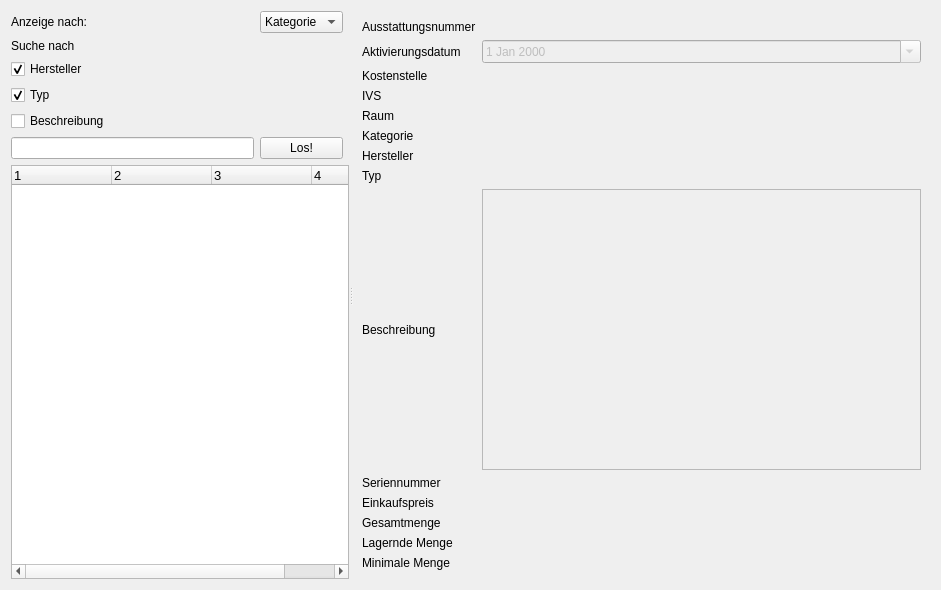
<?xml version="1.0" encoding="UTF-8"?>
<ui version="4.0">
 <class>rscmgmt</class>
 <widget class="QWidget" name="rscmgmt">
  <property name="geometry">
   <rect>
    <x>0</x>
    <y>0</y>
    <width>941</width>
    <height>590</height>
   </rect>
  </property>
  <property name="windowTitle">
   <string>Form</string>
  </property>
  <layout class="QGridLayout" name="gridLayout_2">
   <item row="0" column="0">
    <widget class="QSplitter" name="splitter">
     <property name="orientation">
      <enum>Qt::Horizontal</enum>
     </property>
     <widget class="QWidget" name="widget" native="true">
      <property name="focusPolicy">
       <enum>Qt::StrongFocus</enum>
      </property>
      <layout class="QGridLayout" name="gridLayout">
       <item row="6" column="2">
        <widget class="QPushButton" name="pushButton">
         <property name="text">
          <string>Los!</string>
         </property>
        </widget>
       </item>
       <item row="6" column="1">
        <widget class="QLineEdit" name="lineEditSearch"/>
       </item>
       <item row="0" column="1">
        <widget class="QLabel" name="label_3">
         <property name="text">
          <string>Anzeige nach:</string>
         </property>
        </widget>
       </item>
       <item row="2" column="1">
        <widget class="QLabel" name="label_4">
         <property name="text">
          <string>Suche nach</string>
         </property>
        </widget>
       </item>
       <item row="7" column="1" colspan="3">
        <widget class="ResourceTree" name="treeWidget">
         <property name="font">
          <font>
           <pointsize>10</pointsize>
          </font>
         </property>
         <property name="editTriggers">
          <set>QAbstractItemView::NoEditTriggers</set>
         </property>
         <property name="dragDropMode">
          <enum>QAbstractItemView::InternalMove</enum>
         </property>
         <property name="selectionMode">
          <enum>QAbstractItemView::ExtendedSelection</enum>
         </property>
         <property name="columnCount">
          <number>4</number>
         </property>
         <column>
          <property name="text">
           <string notr="true">1</string>
          </property>
         </column>
         <column>
          <property name="text">
           <string notr="true">2</string>
          </property>
         </column>
         <column>
          <property name="text">
           <string notr="true">3</string>
          </property>
         </column>
         <column>
          <property name="text">
           <string notr="true">4</string>
          </property>
         </column>
        </widget>
       </item>
       <item row="5" column="1">
        <widget class="QCheckBox" name="description">
         <property name="text">
          <string>Beschreibung</string>
         </property>
        </widget>
       </item>
       <item row="4" column="1">
        <widget class="QCheckBox" name="type">
         <property name="text">
          <string>Typ</string>
         </property>
         <property name="checked">
          <bool>true</bool>
         </property>
        </widget>
       </item>
       <item row="0" column="2">
        <widget class="QComboBox" name="comboBoxSetFilter">
         <item>
          <property name="text">
           <string>Kategorie</string>
          </property>
         </item>
         <item>
          <property name="text">
           <string>Ort</string>
          </property>
         </item>
        </widget>
       </item>
       <item row="3" column="1">
        <widget class="QCheckBox" name="make">
         <property name="text">
          <string>Hersteller</string>
         </property>
         <property name="checked">
          <bool>true</bool>
         </property>
        </widget>
       </item>
      </layout>
     </widget>
     <widget class="QStackedWidget" name="stackedWidget">
      <property name="sizePolicy">
       <sizepolicy hsizetype="Expanding" vsizetype="Expanding">
        <horstretch>0</horstretch>
        <verstretch>0</verstretch>
       </sizepolicy>
      </property>
      <property name="currentIndex">
       <number>0</number>
      </property>
      <widget class="QWidget" name="page">
       <property name="sizePolicy">
        <sizepolicy hsizetype="Expanding" vsizetype="Expanding">
         <horstretch>0</horstretch>
         <verstretch>0</verstretch>
        </sizepolicy>
       </property>
       <layout class="QGridLayout" name="gridLayout_3">
        <item row="9" column="1">
         <widget class="QLabel" name="labelSerialNumber_out">
          <property name="text">
           <string/>
          </property>
         </widget>
        </item>
        <item row="9" column="0">
         <widget class="QLabel" name="labelSerialnumber">
          <property name="text">
           <string>Seriennummer</string>
          </property>
         </widget>
        </item>
        <item row="8" column="1">
         <widget class="QTextEdit" name="textEditDescription">
          <property name="enabled">
           <bool>false</bool>
          </property>
          <property name="sizePolicy">
           <sizepolicy hsizetype="Expanding" vsizetype="Expanding">
            <horstretch>0</horstretch>
            <verstretch>0</verstretch>
           </sizepolicy>
          </property>
          <property name="minimumSize">
           <size>
            <width>300</width>
            <height>0</height>
           </size>
          </property>
         </widget>
        </item>
        <item row="8" column="0">
         <widget class="QLabel" name="labelDescription">
          <property name="text">
           <string>Beschreibung</string>
          </property>
         </widget>
        </item>
        <item row="7" column="1">
         <widget class="QLabel" name="labelType_out">
          <property name="text">
           <string/>
          </property>
         </widget>
        </item>
        <item row="7" column="0">
         <widget class="QLabel" name="labelType">
          <property name="text">
           <string>Typ</string>
          </property>
         </widget>
        </item>
        <item row="6" column="0">
         <widget class="QLabel" name="labelMake">
          <property name="text">
           <string>Hersteller</string>
          </property>
         </widget>
        </item>
        <item row="5" column="0">
         <widget class="QLabel" name="labelCategory">
          <property name="text">
           <string>Kategorie</string>
          </property>
         </widget>
        </item>
        <item row="4" column="0">
         <widget class="QLabel" name="labelRoom">
          <property name="text">
           <string>Raum</string>
          </property>
         </widget>
        </item>
        <item row="3" column="0">
         <widget class="QLabel" name="labelIVS">
          <property name="text">
           <string>IVS</string>
          </property>
         </widget>
        </item>
        <item row="2" column="0">
         <widget class="QLabel" name="labelCostLocation">
          <property name="text">
           <string>Kostenstelle</string>
          </property>
         </widget>
        </item>
        <item row="1" column="0">
         <widget class="QLabel" name="labelActivationDate">
          <property name="text">
           <string>Aktivierungsdatum</string>
          </property>
         </widget>
        </item>
        <item row="0" column="0">
         <widget class="QLabel" name="labelEquipmentnumber">
          <property name="text">
           <string>Ausstattungsnummer</string>
          </property>
         </widget>
        </item>
        <item row="6" column="1">
         <widget class="QLabel" name="labelMake_out">
          <property name="text">
           <string/>
          </property>
         </widget>
        </item>
        <item row="5" column="1">
         <widget class="QLabel" name="labelCategory_out">
          <property name="text">
           <string/>
          </property>
         </widget>
        </item>
        <item row="4" column="1">
         <widget class="QLabel" name="labelRoom_out">
          <property name="text">
           <string/>
          </property>
         </widget>
        </item>
        <item row="3" column="1">
         <widget class="QLabel" name="labelIVS_out">
          <property name="text">
           <string/>
          </property>
         </widget>
        </item>
        <item row="1" column="1">
         <widget class="QDateEdit" name="dateEditActiveDate">
          <property name="enabled">
           <bool>false</bool>
          </property>
          <property name="calendarPopup">
           <bool>true</bool>
          </property>
         </widget>
        </item>
        <item row="0" column="1">
         <widget class="QLabel" name="labelEquipmentnumber_out">
          <property name="text">
           <string/>
          </property>
         </widget>
        </item>
        <item row="2" column="1">
         <widget class="QLabel" name="labelCostLocation_out">
          <property name="text">
           <string/>
          </property>
         </widget>
        </item>
        <item row="10" column="0">
         <widget class="QLabel" name="labelPurchasePrice">
          <property name="text">
           <string>Einkaufspreis</string>
          </property>
         </widget>
        </item>
        <item row="10" column="1">
         <widget class="QLabel" name="labelPurchasePrice_out">
          <property name="text">
           <string/>
          </property>
         </widget>
        </item>
        <item row="13" column="1">
         <widget class="QLabel" name="labelMinQty_out">
          <property name="text">
           <string/>
          </property>
         </widget>
        </item>
        <item row="13" column="0">
         <widget class="QLabel" name="labelMinQty">
          <property name="text">
           <string>Minimale Menge</string>
          </property>
         </widget>
        </item>
        <item row="12" column="1">
         <widget class="QLabel" name="labelQtyInStock_out">
          <property name="text">
           <string/>
          </property>
         </widget>
        </item>
        <item row="12" column="0">
         <widget class="QLabel" name="labelQtyInStock">
          <property name="text">
           <string>Lagernde Menge</string>
          </property>
         </widget>
        </item>
        <item row="11" column="1">
         <widget class="QLabel" name="labelTotalQty_out">
          <property name="text">
           <string/>
          </property>
         </widget>
        </item>
        <item row="11" column="0">
         <widget class="QLabel" name="labelTotalQty">
          <property name="text">
           <string>Gesamtmenge</string>
          </property>
         </widget>
        </item>
       </layout>
      </widget>
      <widget class="QWidget" name="page_2">
       <layout class="QFormLayout" name="formLayout_2">
        <property name="fieldGrowthPolicy">
         <enum>QFormLayout::AllNonFixedFieldsGrow</enum>
        </property>
       </layout>
      </widget>
      <widget class="QWidget" name="page_3"/>
      <widget class="QWidget" name="page_4"/>
     </widget>
    </widget>
   </item>
  </layout>
 </widget>
 <customwidgets>
  <customwidget>
   <class>ResourceTree</class>
   <extends>QTreeWidget</extends>
   <header>resourcetree.h</header>
   <slots>
    <signal>treeNeedsUpdate(int,int)</signal>
    <slot>updateTree()</slot>
   </slots>
  </customwidget>
 </customwidgets>
 <resources/>
 <connections>
  <connection>
   <sender>treeWidget</sender>
   <signal>treeNeedsUpdate(int,int)</signal>
   <receiver>rscmgmt</receiver>
   <slot>updateTree(int,int)</slot>
   <hints>
    <hint type="sourcelabel">
     <x>239</x>
     <y>344</y>
    </hint>
    <hint type="destinationlabel">
     <x>366</x>
     <y>585</y>
    </hint>
   </hints>
  </connection>
 </connections>
 <slots>
  <slot>updateTree(int,int)</slot>
 </slots>
</ui>
